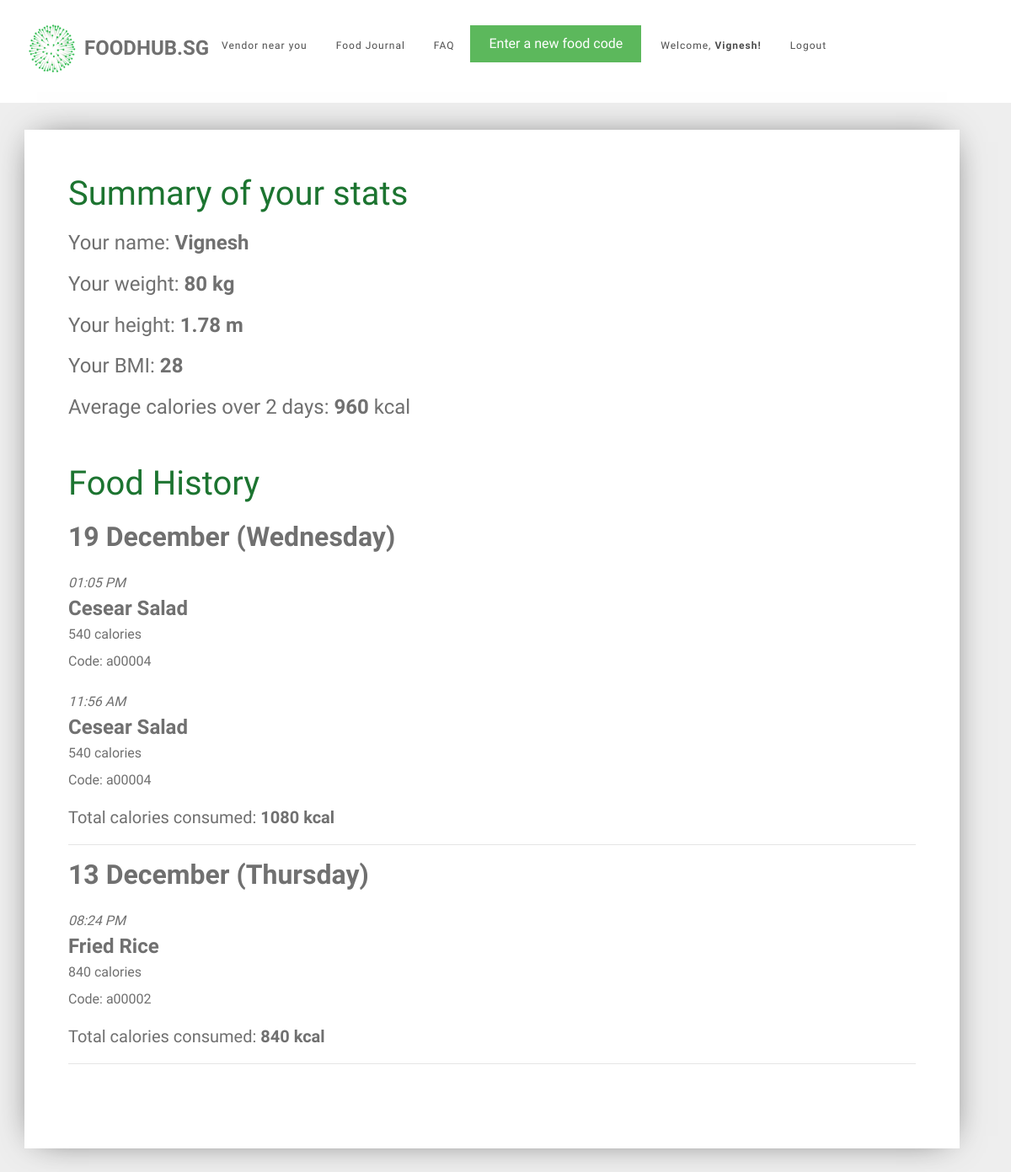
The app's page /food_journal (signed in) with its own data.
### tables this page shows
CREATE TABLE user (
  id INTEGER PRIMARY KEY AUTOINCREMENT,
  name TEXT NOT NULL,
  email VARCHAR(512) UNIQUE NOT NULL,
  password TEXT NOT NULL,
  height INTEGER NOT NULL,
  weight INTEGER NOT NULL
);

CREATE TABLE "food_entry" (
	`id`	INTEGER PRIMARY KEY AUTOINCREMENT,
	`creator_id`	INTEGER NOT NULL,
	`created`	TIMESTAMP NOT NULL DEFAULT (datetime('now','localtime')),
	`food_code`	VARCHAR ( 6 ) NOT NULL,
	`food_name`	TEXT NOT NULL,
	`calories`	INT NOT NULL,
	FOREIGN KEY(`creator_id`) REFERENCES `user`(`id`)
);

### foodhubsg/food.py (the view)
@bp.route('/food_journal')
@login_required
def food_journal():
    db = get_db()
    food_items = db.execute(
        'SELECT f.id, creator_id, food_name, created, calories, food_code, email'
        ' FROM food_entry f JOIN user u ON f.creator_id = u.id'
        ' WHERE f.creator_id = ?'
        ' ORDER BY datetime(created) DESC',
        (g.user['id'],),
    ).fetchall()
    users = db.execute(
        'SELECT id, name, email, password, height, weight'
        ' FROM user'
        ' WHERE id = ?',
        (g.user['id'],),
    ).fetchall()
    for user in users:
        weight = user['weight']
        height = user['height']
        name = user['name']
        email = user['email']
        password = user['password']
    bmi = weight / height ** height
    bmi = int(bmi)
    all_dates = []
    food_dates = []
    calories_list = []
    user_average_calories = 0
    number_of_days = 0
    if food_items is not []:
        food_exists = 1
    else:
        food_exists = 0
    for food in food_items:
        food_date = food['created'].strftime('%d-%m-%y')
        all_dates.append(food_date)
    all_dates = remove_duplicates(all_dates)
    for date in all_dates:
        current_date_food = []
        current_date_calories = []
        for food in food_items:
            if date == food['created'].strftime('%d-%m-%y'):
                current_date_food.append(food)
                current_date_calories.append(food['calories'])
            else:
                continue
        food_dates.append(current_date_food)
        current_date_calories = sum(current_date_calories)
        calories_list.append(current_date_calories)
        number_of_days = len(calories_list)
        user_average_calories = int(sum(calories_list)/number_of_days)
    return render_template('food/food_journal.html',
                           food_dates=food_dates, all_dates=all_dates, calories_list=calories_list, name=name,
                           weight=weight, height=height, bmi=bmi, user_average_calories=user_average_calories,
                           number_of_days=number_of_days, food_exists=food_exists)

### foodhubsg/auth.py (called while the page is built)
def login_required(view):
    @functools.wraps(view)
    def wrapped_view(**kwargs):
        if g.user is None:
            return redirect(url_for('auth.login'))
        return view(**kwargs)
    return wrapped_view

@bp.before_app_request
def load_logged_in_user():
    user_id = session.get('user_id')
    if user_id is None:
        g.user = None
    else:
        g.user = get_db().execute(
            'SELECT * FROM user WHERE id = ?', (user_id,)
        ).fetchone()

### foodhubsg/db.py (called while the page is built)
def get_db():
    if 'db' not in g:
        g.db = sqlite3.connect(
            current_app.config['DATABASE'],
            detect_types=sqlite3.PARSE_DECLTYPES
        )
        g.db.row_factory = sqlite3.Row
    return g.db

### foodhubsg/food.py (called while the page is built)
def remove_duplicates(values):
    output = []
    seen = set()
    for value in values:
        if value not in seen:
            output.append(value)
            seen.add(value)
    return output

### foodhubsg/templates/food/food_journal.html (shortened to what this page needs)
{% extends 'base.html' %}
{% block content %}
<div id="colorlib-container">
    <div class="container">
        <div class="box1">
        <div class="row row-pb-md">
            <div class="col-md-12">
                    <header id="summary-header">
                        <h1 class="font_color">Summary of your stats</h1>
                        <h4>Your name: <b> {{ name }} </b> </h4>
                        <h4>Your weight: <b> {{ weight }} kg </b> </h4>
                        <h4>Your height: <b> {{ height }} m </b> </h4>
                        <h4>Your BMI: <b> {{ bmi }} </b> </h4>
                        <h4>Average calories over {{ number_of_days }} days: <b> {{ user_average_calories }} </b> kcal </h4>
                    </header>
                    <br>
                    <header>
                    <h1 class="font_color">Food History</h1>
                    </header>
                    {% if food_exists == 0 %}
                        <article class="food-journal">
                            <header>
                                <div class="food-subsection">
                                    <h4 style="margin-bottom: 0"><b>No food added to list</b></h4>
                                </div>
                            </header>
                        </article>
                    {% else %}
                    {% for date in food_dates %}
                        {% set example_food = date[0] %}
                        {% set example_date = example_food['created'].strftime('%d %B (%A)') %}
                        <h2> <b>{{ example_date }}</b> </h2>
                        {% for food in date %}
                            <article class="food-journal">
                                <header>
                                    <div class="food-subsection">
                                        <div id="time-created"> <i>{{ food['created'].strftime('%I:%M %p') }}</i> </div>
                                        <h4 style="margin-bottom: 0"><b>{{ food['food_name'] }}</b></h4>
                                        <div class="about"> {{ food['calories'] }} calories <br> Code: <b> {{ food['food_code'] }} </b> </div>
                                    </div>
                                </header>
                            </article>
                        {% endfor %}
                        <h5>Total calories consumed: <b> {{ calories_list[loop.index - 1] }} kcal </b> </h5>
                        <hr>
                    {% endfor %}
                    {% endif %}
            </div>
            </div>
        </div>
        </div>
    </div>
{% endblock %}

### foodhubsg/templates/base.html (shortened to what this page needs)
<!doctype html>
<link rel="stylesheet" href="https://cdnjs.cloudflare.com/ajax/libs/font-awesome/4.7.0/css/font-awesome.min.css">
<link rel="stylesheet" href="https://stackpath.bootstrapcdn.com/bootstrap/4.1.3/css/bootstrap.min.css">
<link rel="stylesheet" href="../static/css/animate.css">
<link rel="stylesheet" href="../static/css/icomoon.css">
<link rel="stylesheet" href="../static/css/magnific-popup.css">
<link rel="stylesheet" href="../static/css/flexslider.css">
<link rel="stylesheet" href="../static/css/owl.carousel.min.css">
<link rel="stylesheet" href="../static/css/owl.theme.default.min.css">
<link rel="stylesheet" href="../static/css/style.css">
    {% if g.user %}
        <div id="page">
            <nav class="colorlib-nav" role="navigation">
                <div class="top-menu">
                    <div class="container">
                        <div class="row">
                            <div class="col-xs-2">
                                <div id="colorlib-logo">
                                    <img src="../static/images/healthhub-logo.png" width="65px" height="65px"; align="left"><a href="{{ url_for('index') }}"><p id="webname">FoodHub.SG</p></a>
                                </div>
                            </div>
                            <div class="col-xs-10 text-right menu-1" id="navbar-stuff">
                                <ul>
                                    <li><a href="{{ url_for('vendors.vendors') }}">Vendor near you</a></li>
                                    <li><a href="{{ url_for('food.food_journal') }}">Food Journal</a></li>
                                    <li><a href="{{ url_for('food.faq') }}">FAQ</a></li>
                                    <a href="{{ url_for('food.add_food') }}"><button type="button" class="btn btn-success">Enter a new food code</button></a>
                                    <li id="user-profile"><a href="{{ url_for('vendors.vendors')}}">Welcome, <b>{{ g.user['name'] }}! </b></a> <a href="{{ url_for('auth.logout') }}">Logout</a></li>
                                </ul>
                            </div>
                        </div>
                    </div>
                </div>
            </nav>
    {% endif %}
<section class="content">
    {% block content %}{% endblock %}
</section>
</div>

### foodhubsg/static/css/style.css (style rules this page uses)
.box1 { background: #ffffff; padding: 20px; box-shadow: 0 0 40px -15px rgba(0,0,0,0.75); }
#webname { margin-left: 70px; padding-top: 12px; }
.font_color { color: #1c7430; }
#page { position: relative; overflow-x: hidden; width: 100%; height: 100%; -webkit-transition: 0.5s; -o-transition: 0.5s; transition: 0.5s; }
a { color: #F6490D; -webkit-transition: 0.5s; -o-transition: 0.5s; transition: 0.5s; }
p { margin-bottom: 20px; }
h1, h2, h3, h4, h5, h6, figure { color: #707070; font-weight: 400; margin: 0 0 20px 0; }
.colorlib-nav .top-menu { padding: 25px 0; background: #ffffff; }
.colorlib-nav #colorlib-logo { font-size: 24px; margin: 0; padding: 0; line-height: 40px; font-weight: 700; text-transform: uppercase; }
.colorlib-nav #colorlib-logo a { position: relative; color: #707070; }
.colorlib-nav ul { padding: 0; margin: 5px 0 0 0; }
.colorlib-nav ul li { padding: 0; margin: 0; list-style: none; display: inline; font-weight: 400; letter-spacing: 1px; }
.colorlib-nav ul li a { position: relative; font-size: 12px; padding: 10px 15px; color: rgba(0, 0, 0, 0.7); -webkit-transition: 0.5s; -o-transition: 0.5s; transition: 0.5s; }
#colorlib-container, #colorlib-instagram, #colorlib-about, #colorlib-contact, #colorlib-footer { padding: 2em 0; clear: both; }
.content { padding-right: 2em; display: block; }
.btn { margin-right: 4px; margin-bottom: 4px; font-size: 16px; font-weight: 400; -webkit-border-radius: 30px; -moz-border-radius: 30px; -ms-border-radius: 30px; border-radius: 30px; -webkit-transition: 0.5s; -o-transition: 0.5s; transition: 0.5s; padding: 8px 20px; }
.btn-success { background: #5cb85c; color: #fff; border: 2px solid #5cb85c; }
.row-pb-md { padding-bottom: 4em !important; }
#navbar-stuff { float: right; }
.btn { border-radius: 0; }
.food-subsection { margin: 0.7em 0 1.0em 0; }
.row-pb-md { padding: 2em; }

### foodhubsg/templates/base.html (style rules this page uses)
#webname { margin-left: 70px; padding-top: 12px; }

### records on screen
user: user.name "Vignesh", name "Vignesh", height "1.78"
food_entry: example_date "19 December (Wednesday)", created "01:05 PM", food_name "Cesear Salad", calories "540", food_code "a00004", calories_list "1080"
food_entry: created "11:56 AM", food_name "Cesear Salad", calories "540", food_code "a00004"
food_entry: example_date "13 December (Thursday)", created "08:24 PM", food_name "Fried Rice", calories "840", food_code "a00002"

### other values on screen
{{ weight }} "80"
{{ bmi }} "28"
{{ number_of_days }} "2"
{{ user_average_calories }} "960"
